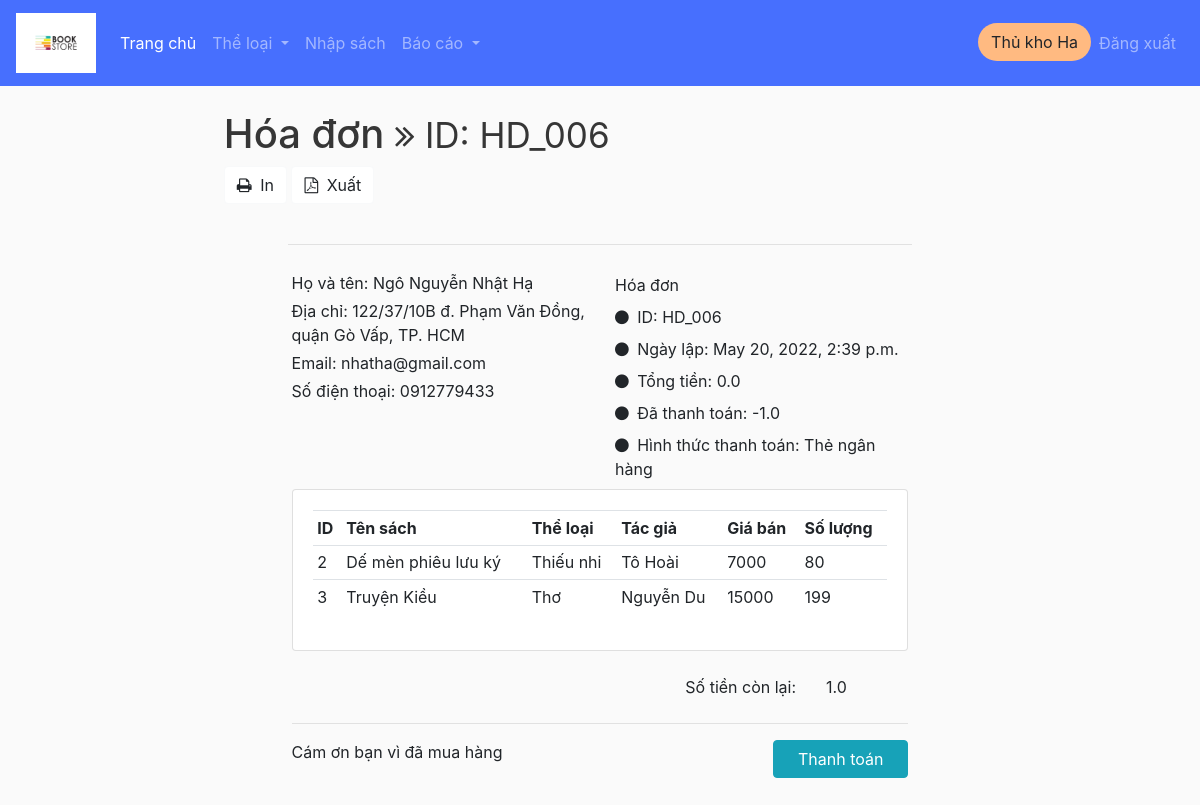
/review_invoice/HD_006/ (signed in), run on the app's committed database.
### book/models.py (models this page shows, shortened)
class Person(models.Model):
    class Meta:
        verbose_name_plural = 'Thành viên'
    id = models.CharField(max_length=100, primary_key=True, editable=True)
    ho_ten = models.CharField('Họ tên', max_length=100, null=True)
    ngay_sinh = models.DateField('Ngày sinh', null=True, editable=True)
    so_dien_thoai = models.CharField('Số điện thoại', max_length=13, null=True)
    dia_chi = models.CharField('Địa chỉ', max_length=1000, null=True)
    email = models.CharField('Email', max_length=50, null=True)
    profile_pic = models.ImageField(default="profile1.png", null=True, blank=True)
    user = models.OneToOneField(User, blank=True, null=True, on_delete=models.CASCADE) # a user can have 1 customer, a customer have a user
    @property
    def get_group_name(self):
        query_set = Group.objects.filter(user = self.user)
        if not query_set:
            query_set = ''
        else:
            query_set = query_set[0].name.capitalize()
        return query_set

class HoaDon(models.Model):
    class Meta:
        verbose_name_plural = 'Hóa đơn'
    pttt = (
            ('Thẻ ngân hàng', 'Thẻ ngân hàng'),
            ('Tiền mặt', 'Tiền mặt'),
            )
    id_HD = models.CharField('Mã hóa đơn', max_length=100, primary_key=True, default= 'HD_', editable=True)
    ngay_lap_HD = models.DateTimeField(null=True)
    tong_tien = models.FloatField(null=True, default=0, editable=True)
    nguoi_lap_HD = models.ForeignKey(Person, verbose_name='Nhân viên', null=True, blank=True, related_name="nhan_vien", on_delete=models.PROTECT)
    khach_hang = models.ForeignKey(Person, verbose_name='Khách hàng', null=True, blank=True, related_name="khach_hang", on_delete=models.PROTECT)
    phuong_thuc_thanh_toan = models.CharField('Phương thức thanh toán', max_length=100, null=False, choices=pttt)
    da_tra = models.FloatField(null=True, default=0, editable=True)

class ChiTietHoaDon(models.Model): # 1 lần nhập 1 sách
    hoa_don = models.ForeignKey(HoaDon, verbose_name='Hóa đơn', on_delete=models.PROTECT)
    sach = models.ForeignKey(Sach, verbose_name='Sản phẩm', on_delete=models.PROTECT)
    so_luong = models.PositiveIntegerField(null=True, default=0, editable=True)
    class Meta:
        verbose_name_plural = 'Chi tiết hóa đơn'

class Sach(models.Model):
    ten_sach = models.CharField(max_length=100, null=True)
    ngay_nhap = models.DateField(null=True, editable=True)
    so_luong = models.PositiveIntegerField(null=True)
    the_loai = models.CharField(max_length=100, null=True)
    tac_gia = models.CharField(max_length=100, null=True)
    don_gia = models.PositiveBigIntegerField(null=True)
    gia_ban = models.PositiveBigIntegerField(null=True)
    nha_xuat_ban = models.CharField(max_length=100, null=True)
    nam_xuat_ban = models.PositiveIntegerField(null=True)
    nguoi_nhap = models.ForeignKey(Person, null=True, on_delete=models.PROTECT)
    anh_sach = models.ImageField(default="static/placeholder.png",null=True, blank=True)
    mo_ta = models.TextField("Mô tả ngắn", max_length=1000, null=True, blank=True)
    class Meta: # vì django ko cho tạo PK 2 thuộc tính nên làm cách này
        unique_together = ('id', 'ngay_nhap',)
        verbose_name_plural = "Sách"

### book/views.py (the view)
# urls.py: path('review_invoice/<str:pk>/', views.reviewInvoice, name='review_invoice'),
@login_required(login_url='login')
def reviewInvoice(request, pk):
    invoice = HoaDon.objects.get(id_HD=pk)
    details = ChiTietHoaDon.objects.filter(hoa_don=invoice)
    remain = invoice.tong_tien - invoice.da_tra
    context = {'invoice': invoice, 'remain': remain, 'details': details}
    return render(request, 'book/invoice.html', context)

### book/templates/book/invoice.html (shortened to what this page needs)
{%  extends 'book/main.html' %}
{% block content %}
<link href="https://maxcdn.bootstrapcdn.com/font-awesome/4.7.0/css/font-awesome.min.css" rel="stylesheet" />
<div class="page-content container">
    <div class="page-header text-blue-d2">
        <h1 class="page-title text-secondary-d1">
            Hóa đơn
            <small class="page-info">
                <i class="fa fa-angle-double-right text-80"></i>
                ID: {{ invoice.id_HD }}
            </small>
        </h1>
        <div class="page-tools">
            <div class="action-buttons">
                <a class="btn bg-white btn-light mx-1px text-95" href="#" data-title="Print">
                    <i class="mr-1 fa fa-print text-primary-m1 text-120 w-2"></i>
                    In
                </a>
                <a class="btn bg-white btn-light mx-1px text-95" href="#" data-title="PDF">
                    <i class="mr-1 fa fa-file-pdf-o text-danger-m1 text-120 w-2"></i>
                    Xuất
                </a>
            </div>
        </div>
    </div>
    <div class="container px-0">
        <div class="row mt-4">
            <div class="col-12 col-lg-12">
                <hr class="row brc-default-l1 mx-n1 mb-4" />
                <div class="row">
                    <div class="col-sm-6">
                        <div>
                            <span class="text-sm text-grey-m2 align-middle">Họ và tên:</span>
                            <span class="text-600 text-110 text-blue align-middle">{{ invoice.khach_hang.ho_ten }}</span>
                        </div>
                        <div class="text-grey-m2">
                            <div class="my-1">
                                Địa chỉ: {{invoice.khach_hang.dia_chi}}
                            </div>
                            <div class="my-1">
                                Email: {{invoice.khach_hang.email}}
                            </div>
                            <div class="my-1">
                                Số điện thoại: {{invoice.khach_hang.so_dien_thoai}}
                            </div>
                        </div>
                    </div>
                    <div class="text-95 col-sm-6 align-self-start d-sm-flex justify-content-end">
                        <div class="text-grey-m2">
                            <div class="mt-1 mb-2 text-secondary-m1 text-600 text-125">
                                Hóa đơn
                            </div>
                            <div class="my-2"><i class="fa fa-circle text-blue-m2 text-xs mr-1"></i> <span class="text-600 text-90">ID:</span> {{invoice.id_HD}}</div>
                            <div class="my-2"><i class="fa fa-circle text-blue-m2 text-xs mr-1"></i> <span class="text-600 text-90">Ngày lập:</span> {{invoice.ngay_lap_HD}}</div>
                            <div class="my-2"><i class="fa fa-circle text-blue-m2 text-xs mr-1"></i> <span class="text-600 text-90">Tổng tiền:</span> {{invoice.tong_tien}}</div>
                            <div class="my-2"><i class="fa fa-circle text-blue-m2 text-xs mr-1"></i> <span class="text-600 text-90">Đã thanh toán:</span> {{invoice.da_tra}}</div>
                            <div class="my-2"><i class="fa fa-circle text-blue-m2 text-xs mr-1"></i> <span class="text-600 text-90">Hình thức thanh toán:</span> {{invoice.phuong_thuc_thanh_toan}}</div>
                        </div>
                    </div>
                </div>
                    <div class="row">
                        <div class="col-md">
                            <div class="card card-body">
                                <table class="table table-sm">
                                    <tr>
                                        <th>ID</th>
                                        <th>Tên sách</th>
                                        <th>Thể loại</th>
                                        <th>Tác giả</th>
                                        <th>Giá bán</th>
                                        <th>Số lượng</th>
                                    </tr>
                                    {% for detail in details %}
                                    <tr>
                                        <td>{{detail.sach.id}}</td>
                                        <td>{{detail.sach.ten_sach}}</td>
                                        <td>{{detail.sach.the_loai}}</td>
                                        <td>{{detail.sach.tac_gia}}</td>
                                        <td>{{detail.sach.gia_ban}}</td>
                                        <td>{{detail.sach.so_luong}}</td>
                                    </tr>
                                    {% endfor %}
                                </table>
                            </div>
                        </div>
                    </div>
                    <div class="row mt-3">
                        <div class="col-12 col-sm-7 text-grey-d2 text-95 mt-2 mt-lg-0">
                        </div>
                        <div class="col-12 col-sm-5 text-grey text-90 order-first order-sm-last">
                            <div class="row my-2">
                                <div class="col-7 text-right">
                                    Số tiền còn lại:
                                </div>
                                <div class="col-5">
                                    <span class="text-120 text-secondary-d1">{{remain}}</span>
                                </div>
                            </div>
                        </div>
                    </div>
                    <hr />
                    <div>
                        <span class="text-secondary-d1 text-105">Cám ơn bạn vì đã mua hàng</span>
                        <a href="#" class="btn btn-info btn-bold px-4 float-right mt-3 mt-lg-0">Thanh toán</a>
                    </div>
                </div>
            </div>
        </div>
    </div>
</div>
{% endblock %}

### book/templates/book/navbar.html (shortened to what this page needs)
{% load static %}
<nav class="navbar navbar-expand-sm navbar-dark" style="background-color: rgba(40, 88, 255, 0.85);">
  <a class="navbar-brand" href="{% url 'home' %}">
    <img src="{% static 'images/logons.png' %}" alt="logo" height="60px">
  </a>
  <div class="collapse navbar-collapse" id="navbarSupportedContent">
    <ul class="navbar-nav mr-auto">
      <li class="nav-item active">
        <a class="nav-link" href="{% url 'home' %}">Trang chủ <span class="sr-only">(current)</span></a>
      </li>
      <li class="nav-item dropdown">
        <a class="nav-link dropdown-toggle" href="#" id="navbarDropdown" role="button" data-toggle="dropdown" aria-haspopup="true" aria-expanded="false">
          Thể loại
        </a>
      </li>
      {% if user.is_authenticated %}
        {% if user.person.get_group_name == 'Thủ kho' %}
          <li class="nav-item">
            <a class="nav-link" href="{% url 'book_entry' %}">Nhập sách</a>
          </li>
          <li class="nav-item dropdown">
            <a class="nav-link dropdown-toggle" href="#" id="navbarDropdown" role="button" data-toggle="dropdown" aria-haspopup="true" aria-expanded="false">
              Báo cáo
            </a>
          </li>
        {% elif user.person.get_group_name == 'Khách hàng' %}
          <li class="nav-item">
            <a class="nav-link" href="{% url 'list_invoice' %}">Hóa đơn</a>
          </li>
        {% endif %}
      {% endif %}
    </ul>
    <div class="form-inline my-2 my-lg-0">
      <ul class="navbar-nav">
        {% if user.is_authenticated %}
        <li class="nav-item">
          <a class="btn" style="background-color: #FFBA81; border-radius: 40px;" href="/customer_info/">{{request.user.person.get_group_name}} {{request.user}}</a>
        </li>
        <li class="nav-item">
          <a class="nav-link" href="{% url 'logout' %}">Đăng xuất</a>
        </li>
        {% endif %}
    </ul>
    </div>
  </div>
</nav>

### static/css/book_main.css (style rules this page uses)
.container { max-width: 82% !important; }
body { background-color: hsl(0, 0%, 98%); }
h1,h2,h3,h4,h5,h6 { color:hsl(0, 0%, 21%); }

### data on the page
HoaDon: id_HD "HD_006", khach_hang.ho_ten "Ngô Nguyễn Nhật Hạ", khach_hang.dia_chi "122/37/10B đ. Phạm Văn Đồng, quận Gò Vấp, TP. HCM", khach_hang.email "nhatha@gmail.com", khach_hang.so_dien_thoai "0912779433", ngay_lap_HD "May 20, 2022, 2:39 p.m.", tong_tien "0.0", da_tra "-1.0", phuong_thuc_thanh_toan "Thẻ ngân hàng"
ChiTietHoaDon: sach.id "2", sach.ten_sach "Dế mèn phiêu lưu ký", sach.the_loai "Thiếu nhi", sach.tac_gia "Tô Hoài", sach.gia_ban "7000", sach.so_luong "80"
ChiTietHoaDon: sach.id "3", sach.ten_sach "Truyện Kiều", sach.the_loai "Thơ", sach.tac_gia "Nguyễn Du", sach.gia_ban "15000", sach.so_luong "199"

### other printed values
{{ request.user.person.get_group_name }} "Thủ kho"
{{ request.user }} "Ha"
{{ remain }} "1.0"
